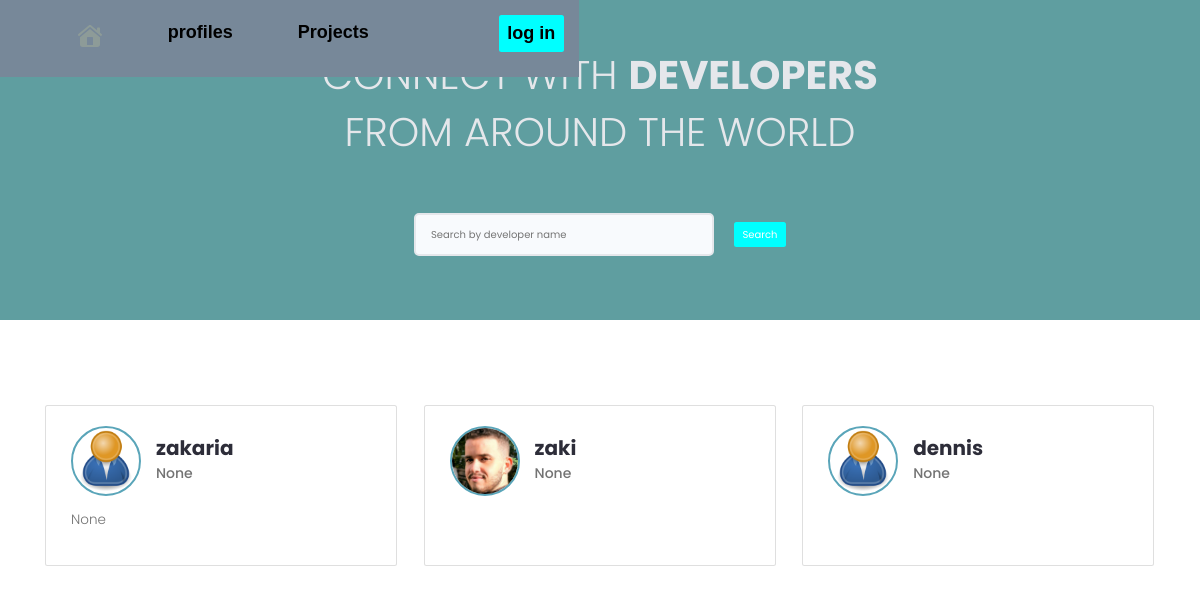
The page / on the database its author committed.
### users/models.py (models this page shows, shortened)
class Profile(models.Model):
    user = models.OneToOneField(
        User, on_delete=models.CASCADE, null=True, blank=True)
    name = models.CharField(max_length=200, blank=True, null=True)
    email = models.EmailField(max_length=500, blank=True, null=True)
    username = models.CharField(max_length=200, blank=True, null=True)
    location = models.CharField(max_length=200, blank=True, null=True)
    short_intro = models.CharField(max_length=200, blank=True, null=True)
    bio = models.TextField(blank=True, null=True)
    profile_image = models.ImageField(
        null=True, blank=True, upload_to='profiles/', default='user-default.png')
    social_github = models.CharField(max_length=200, blank=True, null=True)
    social_twitter = models.CharField(max_length=200, blank=True, null=True)
    social_linkedin = models.CharField(max_length=200, blank=True, null=True)
    social_youtube = models.CharField(max_length=200, blank=True, null=True)
    social_website = models.CharField(max_length=200, blank=True, null=True)
    created = models.DateTimeField(auto_now_add=True)
    id = models.UUIDField(default=uuid.uuid4, unique=True,
                          primary_key=True, editable=False)

### users/views.py (the view)
# urls.py: path('', views.profile, name='profile'),
def profile(request):
    search_query = ''
    if request.GET.get('search_query'):
        search_query = request.GET.get('search_query')
        print('search:', search_query)
    profiles = Profile.objects.filter(
        Q(name__icontains=search_query) | Q(short_intro__icontains=search_query))
    context = {"profile": profiles,
               "search_query": search_query}
    return render(request, "users/profiles.html", context)

### users/templates/users/profiles.html (shortened to what this page needs)
{% extends 'main.html' %}
{% block content %}
<main class="home">
    <section class="hero-section text-center">
      <div class="container container--narrow">
        <div class="hero-section__box">
          <h2>CONNECT WITH <span>DEVELOPERS</span></h2>
          <h2>FROM AROUND THE WORLD</h2>
        </div>
        <div class="hero-section__search">
          <form class="form" action="#" method="get">
            <div class="form__field">
              <input class="input input--text" id="formInput#search" type="text" name="search_query"
              value="{{search_query}}"  placeholder="Search by developer name" />
            </div>
            <input class="btn btn--sub btn--lg" type="submit" value="Search" />
          </form>
        </div>
      </div>
    </section>
    <section class="devlist">
      <div class="container">
        <div class="grid grid--three">
{% for p in profile %}
          <div class="column card">
            <div class="dev">
              <a href="{% url 'user-profile' p.id %}" class="card__body">
                <div class="dev__profile">
                  <img class="avatar avatar--md" src="{{p.profile_image.url}}" alt="image" />
                  <div class="dev__meta">
                    <h3>{{p.username}}</h3>
                    <h5>{{p.short_intro|slice:"60"}}</h5>
                  </div>
                </div>
                <p class="dev__info">
                    {{p.bio|slice:"100"}}
                </p>
              </a>
            </div>
          </div>
          {% endfor %}
        </div>
      </div>
    </section>
  </main>
{% endblock content %}

### static/styles/app.css (style rules this page uses)
:root { --color-sub: #2d2d39; }
.btn--sub { background-color: aqua; }
.card { border: 2px solid var(--color-light); }
img { width: 100%; }
.hero-section { height: 40vh; display: flex; align-items: center; background-color: cadetblue; }
.hero-section__box { margin-bottom: 4rem; }
.hero-section__box > h2, .hero-section__box > h2 > span { font-size: 4rem; color: var(--color-light); line-height: 1.3; text-transform: uppercase; }
.hero-section__box > h2 { font-weight: 300; }
.hero-section__box > h2 > span { font-weight: 700; }
.hero-section__search > .form { display: flex; align-items: center; justify-content: center; gap: 2rem; }
.hero-section__search > .form input.input--text { width: 30rem; }
.devlist { margin-top: 8rem; }
.devlist .grid { align-items: stretch; }
.devlist .dev .dev__profile { display: flex; align-items: center; gap: 1.5rem; }
.devlist .dev .dev__meta h3 { color: var(--color-sub); font-size: 2rem; font-weight: 700; }
.devlist .dev .dev__meta h5 { color: var(--color-text); font-size: 1.4rem; font-weight: 500; }
.devlist .dev .dev__info { margin: 1.5rem 0; font-size: 1.35rem; line-height: 1.4; text-align: justify; }

### static/uikit/styles/modules/_variables.css (style rules this page uses)
:root { --color-main: #5aa5b9; --color-main-light: #e6faff; --color-sub: #3f4156; --color-sub-light: #51546e; --color-sub-lighter: #ededfd; --color-text: #737373; --color-gray: #8b8b8b; --color-light: #e5e7eb; --color-light-gray: #767676; --color-bg: #f8fafd; --color-white: #fffefd; --color-white-light: #f3f3f3; --color-success: #359e64; --color-success-bg: #def8e8; --color-error: #fc4b0b; --color-error-bg: #fff2ee; --font-base: 'Poppins', arial, helvetica, 'Segoe UI', roboto, ubuntu, sans-serif; --font-monospace: 'Fira Code', 'Courier New', courier, monospace; --font-regular: 300; --font-medium: 500; --font-bold: 700; --generic-shadow: 1px 1px 5px #00000010; --generic-transition: all 0.3s ease-in-out; }

### static/uikit/styles/modules/_base.css (style rules this page uses)
* { margin: 0; padding: 0; box-sizing: border-box; text-rendering: optimizeLegibility; color: inherit; font-size: inherit; }
html { font-size: 50%; }
@media only screen and (min-width: 480px) { html { font-size: 56.25%; } }
@media only screen and (min-width: 1200px) { html { font-size: 62.5%; } }
body { line-height: 1.6; font-weight: 400; font-size: 1.5rem; color: var(--color-text); background-color: var(--color-bg); min-height: 100vh; }

### static/uikit/styles/modules/_typography.css (style rules this page uses)
* { font-family: var(--font-base); }
h2 { font-size: 3.6rem; font-weight: var(--font-bold); }
h3 { font-size: 3.2rem; font-weight: var(--font-medium); }
h5 { font-size: 2.4rem; font-weight: var(--font-medium); }
h5, h6 { font-weight: var(--font-regular); }
p, span, strong { font-size: 1.6rem; color: var(--color-text); font-weight: var(--font-regular); }
a { padding-bottom: 2px; text-decoration: none; display: inline-block; color: var(--color-main); font-weight: var(--font-medium); }

### static/uikit/styles/modules/_utilities.css (style rules this page uses)
.container { width: 92%; max-width: 165rem; margin: 0 auto; box-sizing: border-box; }
.container--narrow { width: 92%; max-width: 120rem; }
@media screen and (min-width: 1000px) { .container { width: 90%; } }
@media screen and (min-width: 1000px) { .container--narrow { width: 85%; } }
@media screen and (min-width: 1200px) { .container { width: 80%; } }
@media screen and (min-width: 1200px) { .container--narrow { width: 72%; } }
.text-center { text-align: center; }

### static/uikit/styles/modules/_avatar.css (style rules this page uses)
.avatar { border-radius: 50%; border: 2px solid var(--color-main); object-fit: cover; }
.avatar--md { height: 7rem; width: 7rem; }

### static/uikit/styles/modules/_button.css (style rules this page uses)
.btn { display: inline-block; position: relative; cursor: pointer; background-color: var(--color-light); font-weight: var(--font-medium); color: var(--color-sub); text-decoration: none; padding: 1rem 2rem; border-radius: 0.5rem; border: none; width: -webkit-fit-content; width: -moz-fit-content; width: fit-content; height: -webkit-fit-content; height: -moz-fit-content; height: fit-content; font-size: 1.6rem; outline-width: 0; outline-color: transparent; -webkit-backface-visibility: hidden; backface-visibility: hidden; transition: all 0.3s ease-in-out; }
.btn--sub { background-color: var(--color-sub); color: var(--color-white); }
.btn--lg { font-size: 1.8rem; padding: 1.2rem 4.5rem; }

### static/uikit/styles/modules/_card.css (style rules this page uses)
.card { border-radius: 1rem; background-color: var(--color-white); border: 1.5px solid var(--color-light); width: auto; height: auto; margin-top: 0.5rem; margin-bottom: 0.5rem; overflow: hidden; }
.card__body, .card__header { padding: 2rem 2.5rem; }

### rows shown on the page
Profile: profile_image (placeholder picture), username "zakaria", short_intro "None", bio "None"
Profile: profile_image (picture), username "zaki", short_intro "None"
Profile: profile_image (placeholder picture), username "dennis", short_intro "None"
